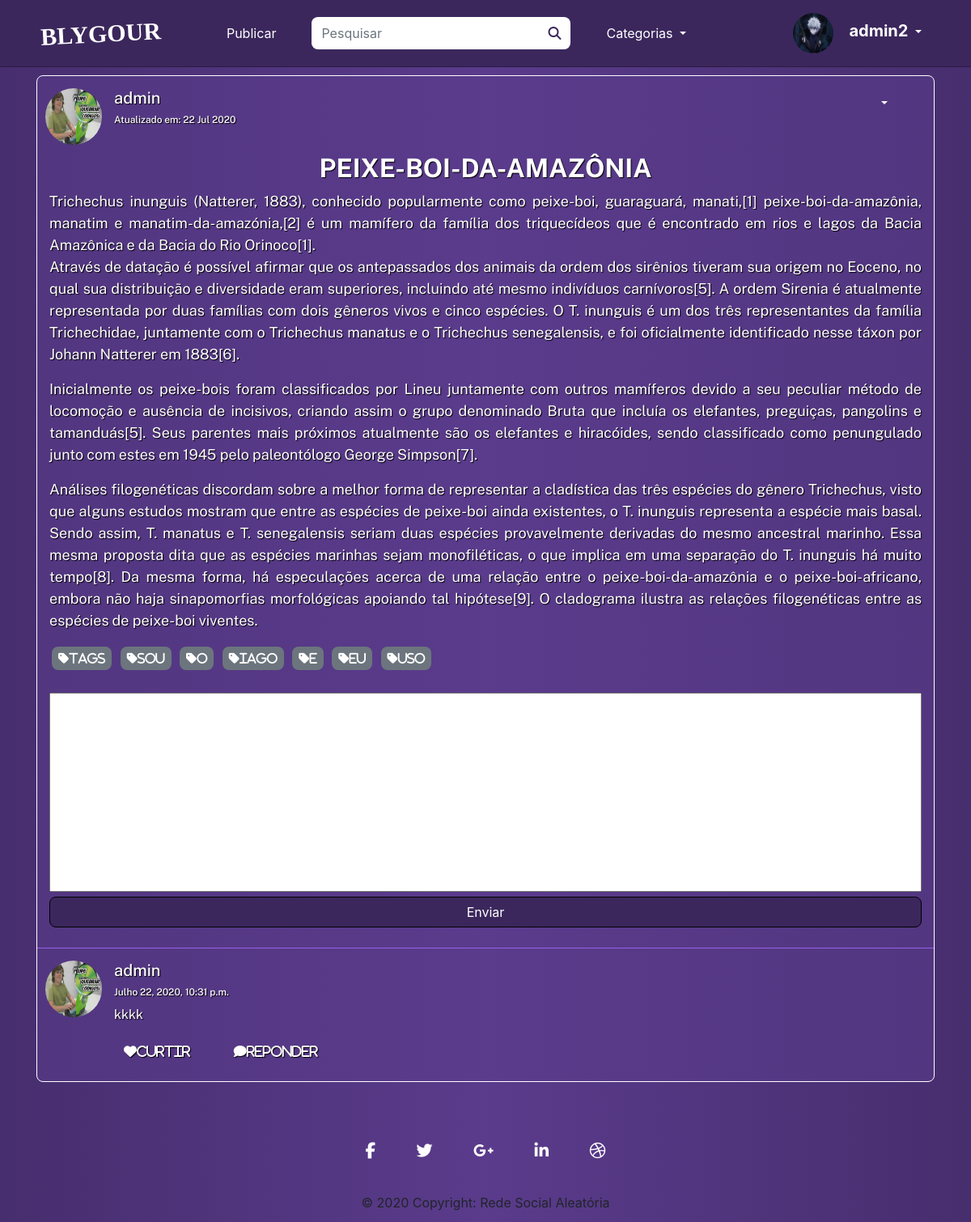
The page /47 (signed in) on the database its author committed.
### users/models.py (models this page shows, shortened)
class User(AbstractUser, PermissionsMixin):
    username = models.CharField('Nome do usuário', max_length=30, unique=True)
    email = models.EmailField('Email', unique=True)
    profile_picture = models.ImageField(upload_to = get_file_path, verbose_name='Imagem', null=True, blank=True)
    is_active = models.BooleanField('Está Ativo?', blank=True, default=True)
    is_staff = models.BooleanField('É da equipe?', blank=True, default=False)
    is_superuser = models.BooleanField('É super Usuário?', blank=True, default=False)
    date_joined = models.DateField('Data de Entrada', auto_now_add=True)
    first_name = None
    last_name = None
    objects = UserManager()
    USERNAME_FIELD = 'username'
    REQUIRED_FIELDS = ['email']
    def __str__(self):
        return self.username
    class Meta:
        verbose_name = 'Usuário'
        verbose_name_plural = 'Usuários'

### posts/models.py (models this page shows, shortened)
class Post(models.Model):
    title = models.CharField('Título', max_length=100)
    text = models.TextField('Texto da Postagem')
    user = models.ForeignKey(get_user_model(), on_delete=models.CASCADE, null=True, blank=True)
    image = models.ImageField(upload_to = get_file_path, verbose_name='Imagem', null=True, blank=True)
    tags = TaggableManager(help_text="Suas tags")
    created_at = models.DateTimeField('Criado em :', auto_now_add = True)
    updated_at = models.DateTimeField('Modificado em :', auto_now = True)
    class Meta:
        verbose_name = 'Postagem'
        verbose_name_plural = 'Postagens'
        ordering = ['text']

class Comments(models.Model):
    user = models.ForeignKey(get_user_model(), verbose_name='Usuário', on_delete=models.CASCADE)
    post = models.ForeignKey(Post, verbose_name='Post', on_delete=models.CASCADE)
    comment = models.TextField('Texto da Postagem')
    created_at = models.DateTimeField('Criado em :', auto_now_add = True)
    updated_at = models.DateTimeField('Modificado em :', auto_now = True)
    class Meta:
        verbose_name = 'Comentário'
        verbose_name_plural = 'Comentários'
        ordering = ['created_at']

### posts/views.py (the view)
# urls.py: path('<int:id>', views.viewPost, name='posts-view'),
def viewPost(request, id):
    template_name = 'posts/details.html'
    post = get_object_or_404(Post, pk=id)
    comments = Comments.objects.all().order_by('-created_at').filter(post = post)
    if request.method == 'POST':
        form = CommentsForm(request.POST or None)
        if form.is_valid():
            comment = form.save(commit = False)
            comment.user = request.user
            comment.post = post
            comment.save()
            messages.success(request, 'Comentário enviado com Sucesso')
            return redirect('posts:posts-view', id=post.id)
    else:
        form = CommentsForm(request.POST)
        context = {
            'post': post,
            'comments': comments,
            'form': form,
        }
        return render(request, template_name, context)

### posts/forms.py
class CommentsForm(forms.ModelForm):
    widgets = {
            'text': forms.Textarea(attrs={
                'class': 'form-control',
                'placeholder': 'Digite aqui o seu comentário',
            }),
        }
    class Meta:
        model = Comments
        fields = ('comment',)

### posts/templates/posts/details.html (shortened to what this page needs)
{% extends 'posts/index.html' %}
{% load static %}
{% load crispy_forms_tags %}
{% block styles %}
    <link rel="stylesheet" href="{% static 'css/add-post.css' %}">
{% endblock styles %}
{% block content %}
    <div class="container view-posts">
        {% block user_informations %}
            {{ block.super }}
        {% endblock user_informations %}
        <div class="row title">
            <div class="col-12">
                <h2>
                    <strong>{{ post.title|upper }}</strong>
                </h2>
            </div>
        </div>
        <div class="row post">
            <div class="col-12">
                {{ post.text|linebreaks }}
                {% for tag in post.tags.all %}
                    <a href="{% url 'posts:index_tagged' tag %}" class="tags">
                        <button type="button" class="btn btn-secondary btn-sm button-tags">
                            <i class="fa fa-tag tags-text">{{ tag }}</i>
                        </button>
                    </a>
                {% endfor %}
            </div>
        </div>
        <div class="row">
            <div class="col-12">
                <form method="POST" enctype="multipart/form-data">
                    <div class="field">
                        {{ form.comment }}
                    </div>
                    <input type="submit" class="btn btn-block btn-comment" value="Enviar">
                </form>
            </div>
        </div>
        {% for comment in comments %}
            <div class="row user comments">
                <div>
                    <a href="{% url 'posts:profile_user' comment.user.username %}" class='user'>
                        {% if comment.user.profile_picture %}
                            <img class='user-picture' src="/media/{{ comment.user.profile_picture }}" alt="Profile Picture {{ post.user }}">
                        {% else %}
                            <img class='user-picture' src="/media/profiles/avatar.png" alt="Default profile picture">
                        {% endif %}
                    </div>
                    <div class="col">
                        <h5>
                            {{ comment.user }}</a>
                    </h5>
                <h6 class="data-update">{{ comment.updated_at }}</h6>
                <p>{{ comment.comment }}</p>
                <h5>
                    <a class="btn">
                        <i class="fas fa-heart">Curtir</i>
                    </a>
                    <a class="btn" onclick="AparecerResposta('{{ comment.id }}')">
                        <i class="fas fa-comment">Reponder</i>
                    </a>
                </h5>
            </div>
        </div>
    {% endfor %}
</div>
{% endblock content %}

### posts/templates/posts/index.html (shortened to what this page needs)
{% extends 'base.html' %}
{% load static %}
{% block content %}
    {% for post in posts %}
            {% block user_informations %}
                <div class="row user">
                    <div>
                        <a href="{% url 'posts:profile_user' post.user.username %}" class='user'>
                            {% if post.user.profile_picture %}
                                <img class='user-picture' src="/media/{{ post.user.profile_picture }}" alt="Profile Picture {{ post.user }}">
                            {% else %}
                                <img class='user-picture' src="/media/profiles/avatar.png" alt="Default profile picture">
                            {% endif %}
                        </a>
                    </div>
                    <div class="col">
                        <h5>
                            <a href="{% url 'posts:profile_user' post.user.username %}" class='user'>{{ post.user }}</a>
                        </h5>
                        <h6 class="data-update">Atualizado em:
                            {{ post.updated_at|date:"d M Y" }}</h6>
                    </div>
                    {% if user.is_authenticated %}
                        <div class="col-2 col-sm-1 col-md-1 col-lg-1">
                            <div class="dropdown">
                                <button class="btn dropdown-toggle" type="button" id="dropdownMenuButton" data-toggle="dropdown" aria-haspopup="true" aria-expanded="false"></button>
                            </div>
                        </div>
                    {% endif %}
                </div>
            {% endblock user_informations %}
    {% endfor %}
{% endblock content %}
{% block pagination %}
    {{ block.super }}
{% endblock pagination %}

### posts/templates/base.html (shortened to what this page needs)
{% load static %}
<!DOCTYPE html>
<html lang="pt_br">
    <head>
        <link rel="stylesheet" href="https://stackpath.bootstrapcdn.com/bootstrap/4.5.0/css/bootstrap.min.css">
        <link rel="stylesheet" href="{% static 'css/style.css' %}">
        {% block styles %}{% endblock styles %}
        <link rel="stylesheet" href="{% static 'css/responsive.css' %}">
    </head>
    <body>
        <nav class="navbar navbar-expand-lg">
            <div class="container">
                <a class="navbar-nav blygour" href="{% url 'posts:posts-list' %}">BLYGOUR</a>
                <div class="collapse navbar-collapse" id="navbarSupportedContent">
                    <ul class="navbar-nav mr-auto">
                        {% if user.is_authenticated%}
                            <li class="nav-item button-post">
                                <a class="nav-link" href="{% url 'posts:add-post' %}">Publicar</a>
                            </li>
                        {% else %}
                            <li class="nav-item">
                                <a class="nav-link disabled" href="#" tabindex="-1" aria-disabled="true">Publicar</a>
                            </li>
                        {% endif %}
                        <form action="{% url 'posts:posts-list' %}" class="form-inline my-2 my-lg-0 form-search" method='GET'>
                            <input class="form-control mr-sm-2" type="search" placeholder="Pesquisar" aria-label="Titulo " id="search-input" ,="," name="search" value="{{ request.GET.search }}">
                            <button class="btn button-search search-button" type="submit">
                                <i class="fas fa-search" id="search-icon"></i>
                            </button>
                        </form>
                        <li class="nav-item dropdown">
                            <a class="nav-link dropdown-toggle" href="#" id="navbarDropdown" role="button" data-toggle="dropdown" aria-haspopup="true" aria-expanded="false">
                                Categorias
                            </a>
                        </li>
                    </ul>
                    <ul class="navbar-nav mr-2">
                        {% if user.is_authenticated%}
                            <li class="nav-item dropdown">
                                <a class="nav-link dropdown-toggle" href="#" id="navbarDropdown" role="button" data-toggle="dropdown" aria-haspopup="true" aria-expanded="false">
                                    {% if user.profile_picture %}
                                        <img class='user-picture' src="/media/{{ request.user.profile_picture }}" alt="Profile Picture {{ request.user }}">
                                        <span class="dropdown-perfil">{{ request.user }}</span>
                                    {% else %}
                                        <img class='user-picture' src="/media/profiles/avatar.png" alt="Default profile picture">
                                        <span class="dropdown-perfil">{{ request.user }}</span>
                                    {% endif %}
                                </a>
                            </li>
                        {% else %}
                            <li class="nav-item">
                                <a class="nav-link" href="{% url 'login' %}">Login</a>
                            </li>
                        {% endif %}
                    </ul>
                </div>
            </div>
        </nav>
        <div class="container conteudo">
            {% block content %}{% endblock content %}
            {% block pagination %}
                <nav class='pages'>
                </nav>
            {% endblock pagination %}
        </div>
        <footer class="page-footer font-small special-color-dark pt-4">
            <div class="container">
                <ul class="list-unstyled list-inline text-center">
                    <li class="list-inline-item">
                        <a class="btn-floating btn-fb mx-1 fa-lg" href='#'>
                            <i class="fab fa-facebook-f"></i>
                        </a>
                    </li>
                    <li class="list-inline-item">
                        <a class="btn-floating btn-tw mx-1 fa-lg" href='#'>
                            <i class="fab fa-twitter"></i>
                        </a>
                    </li>
                    <li class="list-inline-item">
                        <a class="btn-floating btn-gplus mx-1 fa-lg" href='#'>
                            <i class="fab fa-google-plus-g"></i>
                        </a>
                    </li>
                    <li class="list-inline-item">
                        <a class="btn-floating btn-li mx-1 fa-lg" href='#'>
                            <i class="fab fa-linkedin-in"></i>
                        </a>
                    </li>
                    <li class="list-inline-item">
                        <a class="btn-floating btn-dribbble mx-1 fa-lg" href='#'>
                            <i class="fab fa-dribbble"></i>
                        </a>
                    </li>
                </ul>
            </div>
            <div class="footer-copyright text-center py-3">© 2020 Copyright:
                <a>
                    Rede Social Aleatória</a>
            </div>
        </footer>
    </body>
</html>

### posts/static/css/style.css (style rules this page uses)
:root { --roxo-principal: #3B275C; --roxo-escuro: #241838; --roxo-claro: #5A3B8C; }
body { background-image: linear-gradient(to right, #472E6E, #5A3B8C, #472E6E); }
h1, h2, h3, h4, h5, h6, p { color: white; font-family: 'Public Sans', sans-serif; text-shadow: 1px 1px 1px black; }
a, a:hover, a:focus { text-decoration: none; }
input, input:hover, input:focus, .btn, .btn:hover, .btn:focus, .form-control, .form-control:hover, .form-control:focus { box-shadow: none; border: none; outline: none; border-radius: 8px; }
.navbar.navbar-expand-lg { background-color: var(--roxo-principal); border-bottom: 1px solid #2B1C42; }
.form-search { border-radius: 8px; background-color: white; }
.search-button { color: var(--roxo-principal); }
.navbar-nav.mr-auto li, .navbar-nav.mr-auto form { margin: 0 18px; }
.navbar.navbar-expand-lg img.user-picture { height: 50px; width: 50px; border-radius: 50vh; margin-right: 15px; }
.navbar.navbar-expand-lg .dropdown-perfil { font-size: 20px; font-weight: bold; }
.navbar.navbar-expand-lg .navbar-nav.blygour { font-family: Georgia, 'Times New Roman', Times, serif; transform: rotate(-3deg); font-size: 30px; font-weight: bold; padding: 5px; margin-right: 50px; }
.navbar a { color: white; }
.conteudo { margin-top: 10px; }
.conteudo .view-posts { background-image: linear-gradient(to right, #523680, #5A3B8C, #523680); border-radius: 8px; }
.text-center { margin-top: 10px; }
.view-posts { border: 1px solid white; margin-top: 5px; }
.row.user { margin-bottom: 10px; margin-top: 15px; }
.row.user img.user-picture { height: 70px; width: 70px; border-radius: 50vh; margin-left: 10px; }
a.user { color: white; }
.data-update { font-size: 12px; }
.btn-comment { margin-bottom: 10px; }
.row.user.comments { border-top: 1px solid #9761E8; padding-top: 15px; color: white; text-shadow: 1px 1px 1px black; }
.comments-actions i, .comments i { justify-content: center; margin-right: 25px; }
.row.user .dropdown-toggle { color: white; }
.view-posts .title { text-align: center; overflow-wrap: break-word; }
.view-posts .post { margin-bottom: 10px; box-shadow: none; }
.view-posts .post p { font-size: max(18px, 0.8vw); overflow-wrap: break-word; text-align: justify; }
.tags-text { font-size: 15px; word-break: break-all; }
.button-tags { margin: 3px; }
nav.pages { margin-top: 15px; display: flex; align-items: center; justify-content: center; }
textarea { width: 100%; }
.list-inline-item a { padding: 5px; transition: 0.8s ease; border-radius: 8px; }
.list-inline-item i { color: white; margin: 10px; -webkit-transition: 0.5s ease-in; -moz-transition: 0.5s ease-in; -o-transition: 0.5s ease-in; transition: 0.5s ease-in; }

### posts/static/css/add-post.css (style rules this page uses)
textarea { margin-top: 15px; resize: none; }
input[type='submit'] { background-color: var(--roxo-principal); border: 1px solid black; color: white; }

### rows shown on the page
User: user.profile_picture (picture), user "admin2"
Post: user.profile_picture (picture), user "admin", updated_at "22 Jul 2020", title "PEIXE-BOI-DA-AMAZÔNIA", text "Trichechus inunguis (Natterer, 1883), conhecido popularmente como peixe-boi, guaraguará, manati,[1] peixe-boi-da-amazônia, manatim e manatim-da-amazónia,[2] é um mamífero da família dos triquecídeos que é encontrado em rios e lagos da Bacia Amazônica e da Bacia do Rio Orinoco[1]. Através de datação é possível afirmar que os antepassados dos animais da ordem dos sirênios tiveram sua origem no Eoceno, no qual sua distribuição e diversidade eram superiores, incluindo até mesmo indivíduos carnívoros[5]. A ordem Sirenia é atualmente representada por duas famílias com dois gêneros vivos e cinco espécies. O T. inunguis é um dos três representantes da família Trichechidae, juntamente com o…"
Tag: name "tags"
Tag: name "sou"
Tag: name "o"
Tag: name "iago"
Tag: name "e"
Tag: name "eu"
Tag: name "uso"
Comments: user.profile_picture (picture), user "admin", updated_at "Julho 22, 2020, 10:31 p.m.", comment "kkkk"
